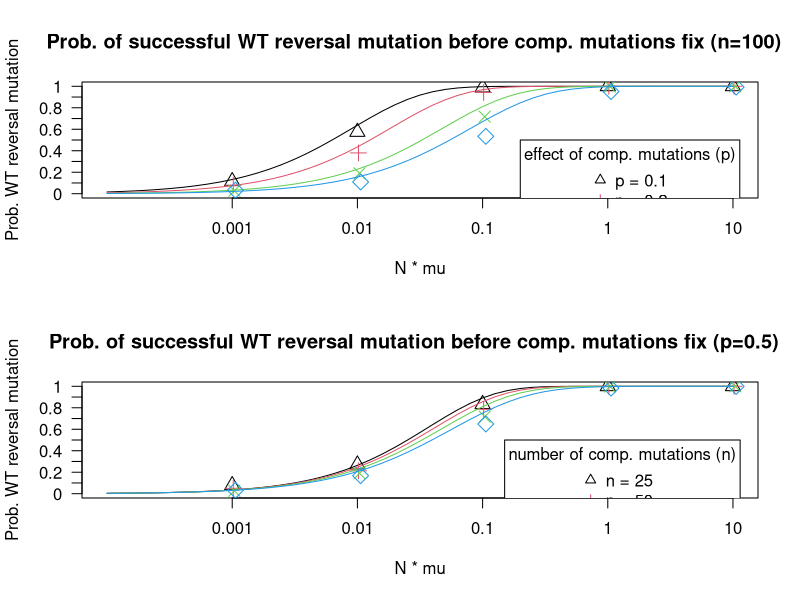

Recreate this plot in R.
#Make figure for prob WT wins

ProbWTWinDet = read.csv(file = "SimData/ProbWTWin_Det_NoCR.csv", row.names = 1)
ProbWTWinDF = read.csv(file = "SimData/ProbWTWin_Sims_NoCR.csv", row.names = 1)

jpeg(filename  = paste0("Output/ProbWTWins", Sys.Date(), ".jpeg"), units = "in", res = 300, width = 8, height = 10)
par(mfrow=c(2,1))

plot(ProbWTWinDet$theta, ProbWTWinDet$probWTWin, log = "x", ylim = c(0,1), 
     type = "l", xlim=c(10^-4, 10), col = 0, 
     main =paste0("Prob. of successful WT reversal mutation before comp. mutations fix (n=100)  "), 
     xaxt="n", yaxt = "n", xlab = "N * mu", ylab = "Prob. WT reversal mutation")
axis(side = 1, at = c(10^-3, 10^-2, 10^-1, 1, 10), labels = c(10^-3, 10^-2, 10^-1, 1, 10), las = 1)
axis(side = 2, at = seq(0,1,0.1), labels = seq(0,1,0.1), las = 1)

n=100
color = 0; xjiggle = 0.98; pch = 1
for (comp in c(0.1, 0.2, 0.5, 0.8)){
  color = color + 1; xjiggle = xjiggle*1.02; pch = pch +1
  points(ProbWTWinDet$theta[ProbWTWinDet$comp==comp & ProbWTWinDet$n == n], 
         ProbWTWinDet$probWTWin[ProbWTWinDet$comp==comp & ProbWTWinDet$n == n], type = "l", col = color)
  points(ProbWTWinDF$theta[ProbWTWinDF$comp==comp & ProbWTWinDF$n == n]*xjiggle, 
         ProbWTWinDF$probWTWin[ProbWTWinDF$comp==comp & ProbWTWinDF$n == n], pch = pch, cex = 1.5, col = color)
}
legend(x = 0.2, 0.5, legend = paste("p =", c(0.1, 0.2, 0.5, 0.8)), col = 1:4, pch = 2:5, title = "effect of comp. mutations (p)")

plot(ProbWTWinDet$theta, ProbWTWinDet$probWTWin, log = "x", ylim = c(0,1), 
     type = "l", xlim=c(10^-4, 10), col = 0, 
     main =paste0("Prob. of successful WT reversal mutation before comp. mutations fix (p=0.5)  "), 
     xaxt="n", yaxt = "n", xlab = "N * mu", ylab = "Prob. WT reversal mutation")
axis(side = 1, at = c(10^-3, 10^-2, 10^-1, 1, 10), labels = c(10^-3, 10^-2, 10^-1, 1, 10), las = 1)
axis(side = 2, at = seq(0,1,0.1), labels = seq(0,1,0.1), las = 1)

n=100; comp = 0.5
color = 0; xjiggle = 0.98; pch = 1
for (n in c(25,50,100,200)){
  color = color + 1; xjiggle = xjiggle*1.02; pch = pch +1
  points(ProbWTWinDet$theta[ProbWTWinDet$comp==comp & ProbWTWinDet$n == n], 
         ProbWTWinDet$probWTWin[ProbWTWinDet$comp==comp & ProbWTWinDet$n == n], type = "l", col = color)
  points(ProbWTWinDF$theta[ProbWTWinDF$comp==comp & ProbWTWinDF$n == n]*xjiggle, 
         ProbWTWinDF$probWTWin[ProbWTWinDF$comp==comp & ProbWTWinDF$n == n], pch = pch, cex = 1.5, col = color)
}
legend(x = 0.15, 0.5, legend = paste("n =", c(25,50,100,200)), col = 1:4, pch = 2:5, title = "number of comp. mutations (n)")

dev.off()

#abline (h = 0.01, lty = "dashed")


